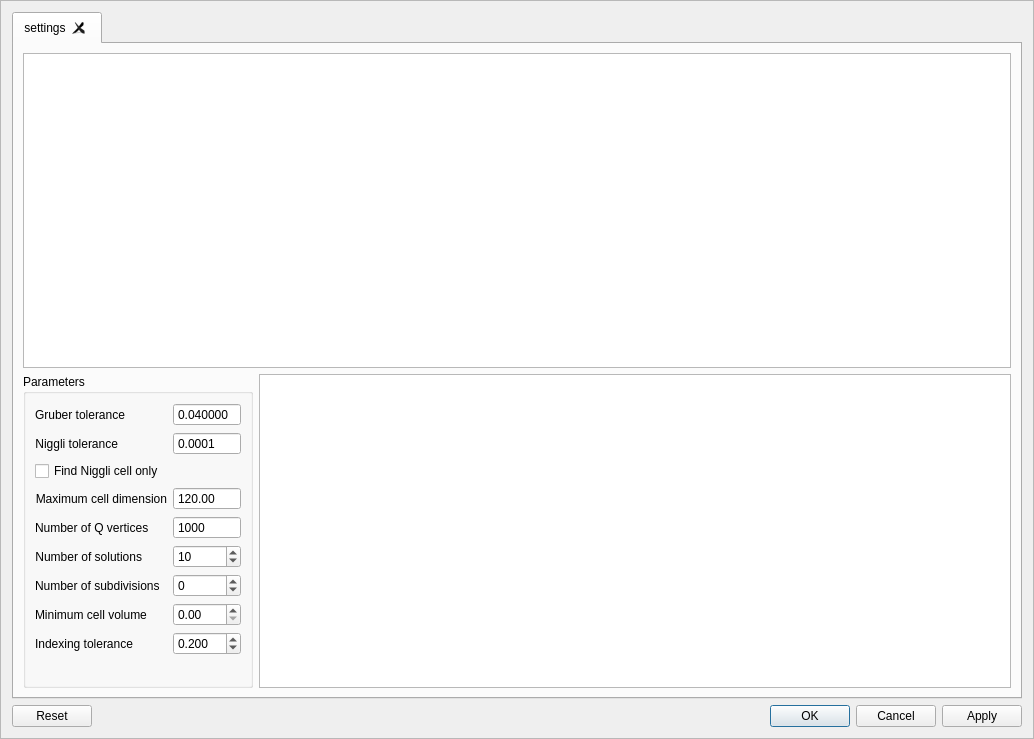
<?xml version="1.0" encoding="UTF-8"?>
<ui version="4.0">
 <class>FrameAutoIndexer</class>
 <widget class="NSXQFrame" name="FrameAutoIndexer">
  <property name="geometry">
   <rect>
    <x>0</x>
    <y>0</y>
    <width>1034</width>
    <height>739</height>
   </rect>
  </property>
  <property name="windowTitle">
   <string>Frame</string>
  </property>
  <property name="frameShape">
   <enum>QFrame::StyledPanel</enum>
  </property>
  <property name="frameShadow">
   <enum>QFrame::Raised</enum>
  </property>
  <layout class="QVBoxLayout" name="verticalLayout">
   <item>
    <widget class="QTabWidget" name="tabs">
     <property name="currentIndex">
      <number>0</number>
     </property>
     <property name="tabsClosable">
      <bool>true</bool>
     </property>
     <widget class="QWidget" name="settings">
      <attribute name="title">
       <string>settings</string>
      </attribute>
      <layout class="QVBoxLayout" name="verticalLayout_2">
       <item>
        <widget class="PeakListView" name="peaks"/>
       </item>
       <item>
        <layout class="QHBoxLayout" name="horizontalLayout" stretch="0,1">
         <item>
          <widget class="QGroupBox" name="groupBox">
           <property name="title">
            <string>Parameters</string>
           </property>
           <layout class="QFormLayout" name="formLayout">
            <item row="0" column="0">
             <widget class="QLabel" name="label_2">
              <property name="text">
               <string>Gruber tolerance</string>
              </property>
              <property name="alignment">
               <set>Qt::AlignRight|Qt::AlignTrailing|Qt::AlignVCenter</set>
              </property>
             </widget>
            </item>
            <item row="0" column="1">
             <widget class="QDoubleSpinBox" name="gruberTolerance">
              <property name="buttonSymbols">
               <enum>QAbstractSpinBox::NoButtons</enum>
              </property>
              <property name="decimals">
               <number>6</number>
              </property>
              <property name="maximum">
               <double>1.000000000000000</double>
              </property>
              <property name="singleStep">
               <double>0.000100000000000</double>
              </property>
              <property name="value">
               <double>0.040000000000000</double>
              </property>
             </widget>
            </item>
            <item row="1" column="0">
             <widget class="QLabel" name="label">
              <property name="text">
               <string>Niggli tolerance</string>
              </property>
              <property name="alignment">
               <set>Qt::AlignRight|Qt::AlignTrailing|Qt::AlignVCenter</set>
              </property>
             </widget>
            </item>
            <item row="1" column="1">
             <widget class="QDoubleSpinBox" name="niggliTolerance">
              <property name="buttonSymbols">
               <enum>QAbstractSpinBox::NoButtons</enum>
              </property>
              <property name="prefix">
               <string/>
              </property>
              <property name="decimals">
               <number>4</number>
              </property>
              <property name="maximum">
               <double>1.000000000000000</double>
              </property>
              <property name="singleStep">
               <double>0.000100000000000</double>
              </property>
              <property name="value">
               <double>0.000100000000000</double>
              </property>
             </widget>
            </item>
            <item row="2" column="0">
             <widget class="QCheckBox" name="niggli_only">
              <property name="text">
               <string>Find Niggli cell only</string>
              </property>
             </widget>
            </item>
            <item row="3" column="0">
             <widget class="QLabel" name="label_3">
              <property name="text">
               <string>Maximum cell dimension</string>
              </property>
              <property name="alignment">
               <set>Qt::AlignRight|Qt::AlignTrailing|Qt::AlignVCenter</set>
              </property>
             </widget>
            </item>
            <item row="3" column="1">
             <widget class="QDoubleSpinBox" name="maxCellDim">
              <property name="buttonSymbols">
               <enum>QAbstractSpinBox::NoButtons</enum>
              </property>
              <property name="maximum">
               <double>100000000.000000000000000</double>
              </property>
              <property name="singleStep">
               <double>0.000000000000000</double>
              </property>
              <property name="value">
               <double>120.000000000000000</double>
              </property>
             </widget>
            </item>
            <item row="4" column="0">
             <widget class="QLabel" name="label_5">
              <property name="text">
               <string>Number of Q vertices</string>
              </property>
             </widget>
            </item>
            <item row="4" column="1">
             <widget class="QSpinBox" name="nVertices">
              <property name="buttonSymbols">
               <enum>QAbstractSpinBox::NoButtons</enum>
              </property>
              <property name="maximum">
               <number>100000</number>
              </property>
              <property name="value">
               <number>1000</number>
              </property>
             </widget>
            </item>
            <item row="5" column="0">
             <widget class="QLabel" name="label_4">
              <property name="text">
               <string>Number of solutions</string>
              </property>
              <property name="alignment">
               <set>Qt::AlignRight|Qt::AlignTrailing|Qt::AlignVCenter</set>
              </property>
             </widget>
            </item>
            <item row="5" column="1">
             <widget class="QSpinBox" name="nSolutions">
              <property name="wrapping">
               <bool>true</bool>
              </property>
              <property name="buttonSymbols">
               <enum>QAbstractSpinBox::UpDownArrows</enum>
              </property>
              <property name="minimum">
               <number>1</number>
              </property>
              <property name="maximum">
               <number>100000</number>
              </property>
              <property name="value">
               <number>10</number>
              </property>
             </widget>
            </item>
            <item row="6" column="0">
             <widget class="QLabel" name="label_7">
              <property name="text">
               <string>Number of subdivisions</string>
              </property>
             </widget>
            </item>
            <item row="6" column="1">
             <widget class="QSpinBox" name="subdiv">
              <property name="wrapping">
               <bool>true</bool>
              </property>
              <property name="maximum">
               <number>999999</number>
              </property>
             </widget>
            </item>
            <item row="7" column="0">
             <widget class="QLabel" name="label_8">
              <property name="text">
               <string>Minimum cell volume</string>
              </property>
             </widget>
            </item>
            <item row="7" column="1">
             <widget class="QDoubleSpinBox" name="cellVolume"/>
            </item>
            <item row="8" column="0">
             <widget class="QLabel" name="indexingToleranceLabel">
              <property name="text">
               <string>Indexing tolerance</string>
              </property>
             </widget>
            </item>
            <item row="8" column="1">
             <widget class="QDoubleSpinBox" name="indexingTolerance">
              <property name="decimals">
               <number>3</number>
              </property>
              <property name="maximum">
               <double>1.000000000000000</double>
              </property>
              <property name="singleStep">
               <double>0.100000000000000</double>
              </property>
              <property name="value">
               <double>0.200000000000000</double>
              </property>
             </widget>
            </item>
           </layout>
          </widget>
         </item>
         <item>
          <widget class="QTableView" name="solutions">
           <property name="styleSheet">
            <string notr="true">QPushButton {
        border: 1px solid #6593cf;
        border-radius: 2px;
        padding: 5px 15px 2px 5px;
        background: #ffeeee;
        color: #006aff;
        font: bold large &quot;Arial&quot;;
        height: 30px;
}




QPushButton:pressed {
        background: qlineargradient(x1 : 0, y1 : 0, x2 : 0, y2 :   1, stop :   0.0 #c0dbff,
        stop :   0.5 #cfd26f, stop :   0.55 #c7df6f, stop :   1.0 #f5f9ff);
        padding-top: 2px;
        padding-left: 3px;

}


QPushButton:on {
        background: qlineargradient(x1 : 0, y1 : 0, x2 : 0, y2 :   1, stop :   0.0 #5AA72D,
        stop :   0.5 #B3E296, stop :   0.55 #B3E296, stop :   1.0 #f5f9ff);
        padding-top: 2px;
        padding-left: 3px;
}

QPushButton:disabled {
        background: transparent #e5e9ee;
        padding-top: 2px;        
        padding-left: 3px;
        color: black;
}</string>
           </property>
           <property name="editTriggers">
            <set>QAbstractItemView::NoEditTriggers</set>
           </property>
           <property name="selectionMode">
            <enum>QAbstractItemView::SingleSelection</enum>
           </property>
          </widget>
         </item>
        </layout>
       </item>
      </layout>
     </widget>
    </widget>
   </item>
   <item>
    <widget class="QDialogButtonBox" name="actions">
     <property name="sizePolicy">
      <sizepolicy hsizetype="Minimum" vsizetype="Fixed">
       <horstretch>0</horstretch>
       <verstretch>0</verstretch>
      </sizepolicy>
     </property>
     <property name="styleSheet">
      <string notr="true"/>
     </property>
     <property name="standardButtons">
      <set>QDialogButtonBox::Apply|QDialogButtonBox::Cancel|QDialogButtonBox::Ok|QDialogButtonBox::Reset</set>
     </property>
     <property name="centerButtons">
      <bool>false</bool>
     </property>
    </widget>
   </item>
  </layout>
 </widget>
 <customwidgets>
  <customwidget>
   <class>PeakListView</class>
   <extends>QTableView</extends>
   <header>PeakListView.h</header>
  </customwidget>
  <customwidget>
   <class>NSXQFrame</class>
   <extends>QFrame</extends>
   <header>NSXQFrame.h</header>
   <container>1</container>
  </customwidget>
 </customwidgets>
 <resources/>
 <connections/>
</ui>
